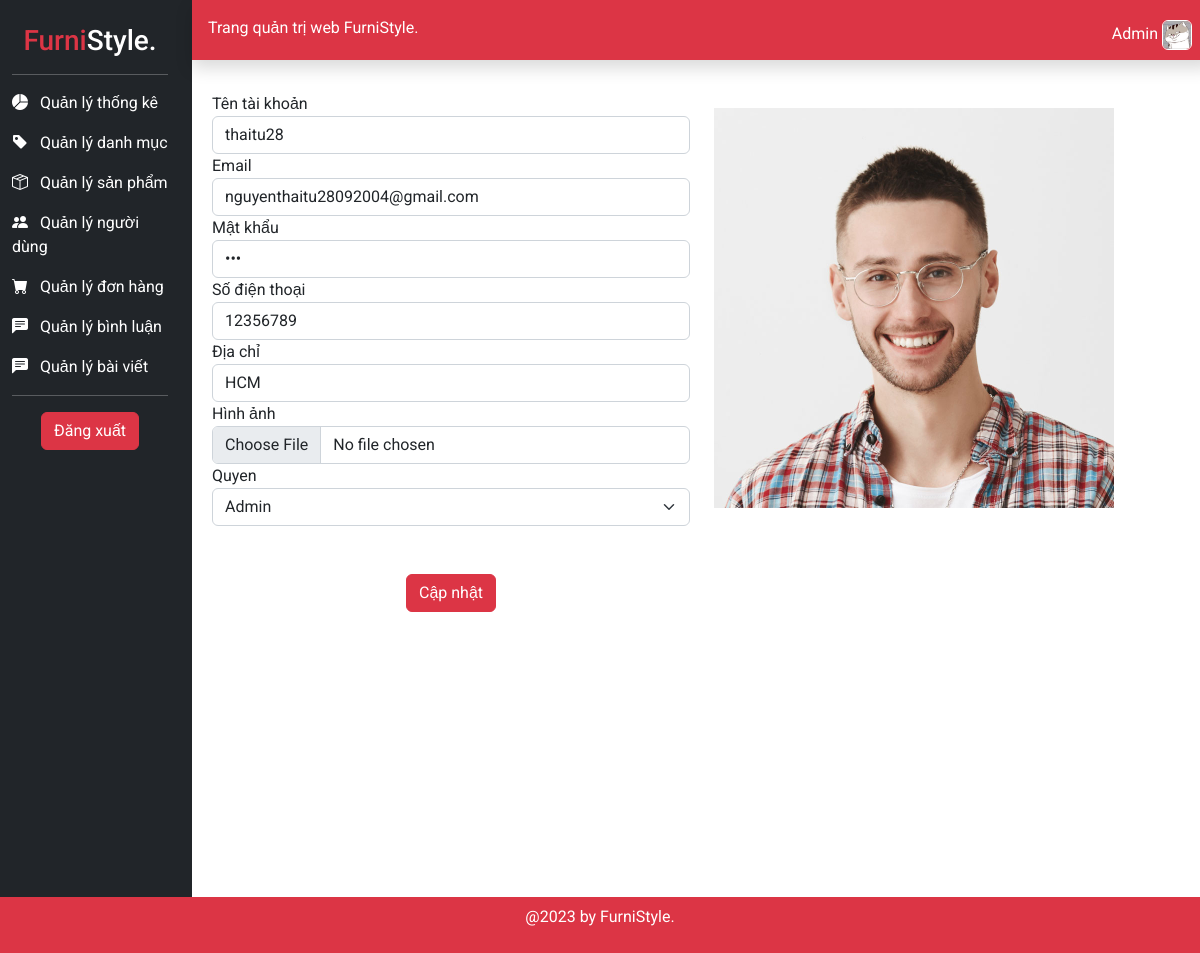
Page /admin/index.php?mod=user&act=edit&id=1 on the committed database.
### tables this page shows
CREATE TABLE `taikhoan` (
  `id` int(11) NOT NULL,
  `tentaikhoan` varchar(50) NOT NULL,
  `email` varchar(50) NOT NULL,
  `matkhau` varchar(20) NOT NULL,
  `sdt` varchar(20) NOT NULL,
  `diachi` varchar(20) NOT NULL,
  `anhtaikhoan` varchar(30) NOT NULL,
  `quyen` varchar(20) NOT NULL
);

### model_Dao/pdo.php (called while the page is built, shortened)
<?php
function pdo_get_connection(){
    $dburl = "mysql:host=localhost;dbname=duan1hoanchinh;charset=utf8";
    $username = 'root';
    $password = '';
    $conn = new PDO($dburl, $username, $password);
    $conn->setAttribute(PDO::ATTR_ERRMODE, PDO::ERRMODE_EXCEPTION);
    return $conn;
}
function pdo_query_one($sql){
    $sql_args = array_slice(func_get_args(), 1);
    try{
        $conn = pdo_get_connection();
        $stmt = $conn->prepare($sql);
        $stmt->execute($sql_args);
        $row = $stmt->fetch(PDO::FETCH_ASSOC);
        return $row;
    }
    catch(PDOException $e){
        throw $e;
    }
    finally{
        unset($conn);
    }
}

### model_Dao/user.php (called while the page is built, shortened)
<?php
 include_once 'pdo.php';
function get_one_user($id){
    $sql="SELECT * FROM taikhoan WHERE id = ?";
    return pdo_query_one($sql,$id);
}
?>

### admin/admin/views/page_user_edit.php (the view, shortened to what this page needs)
<div class="p-3 vh-100">
    <form method="post" action="" enctype="multipart/form-data" class="form p-3">
        <div class="row">
            <div class="col-md-6">
                <div>
                    <label for="">Tên tài khoản</label>
                    <input value="<?=$user['tentaikhoan']?>" type="text" name="tentaikhoan" class="form-control">
                </div>
                <div>
                    <label for="">Email</label>
                    <input value="<?=$user['email']?>" type="email" name="email" class="form-control">
                </div>
                <div>
                    <label for="">Mật khẩu</label>
                    <input value="<?=$user['matkhau']?>" type="password" name="matkhau" class="form-control">
                </div>
                <div>
                    <label for="">Số điện thoại</label>
                    <input value="<?=$user['sdt']?>" type="text" name="sdt" class="form-control">
                </div>
                <div>
                    <label for="">Địa chỉ</label>
                    <input value="<?=$user['diachi']?>" type="text" name="diachi" class="form-control">
                </div>
                            <div>
                <label for="">Hình ảnh</label>
                <input type="file" name="anhtaikhoan" class="form-control">
            </div>
                <div>
                    <label for="">Quyen</label>
                    <select class="form-select" name="quyen">
                        <option value="admin" <?php if($user['quyen'] === 'admin') echo 'selected'; ?>>Admin</option>
                    </select>
                </div>
                <div class="text-center">
                    <input class="btn btn-danger m-5" type="submit" name="editUser_submit" value="Cập nhật">
                </div>
            </div>
            <div class="col-md-6">
            <img class="my-3" src="../furni-1.0.0/images/<?=$user['anhtaikhoan']?>" width="400" height="400" alt="">
            </div>
        </div>
    </form>
</div>

### admin/admin/views/template_header.php (style rules this page uses)
body { font-family: 'Roboto', sans-serif; }

### rows in the picture
taikhoan: tentaikhoan "thaitu28", email "nguyenthaitu28092004@gmail.com", sdt "12356789", diachi "HCM", quyen "Admin", anhtaikhoan (picture)
